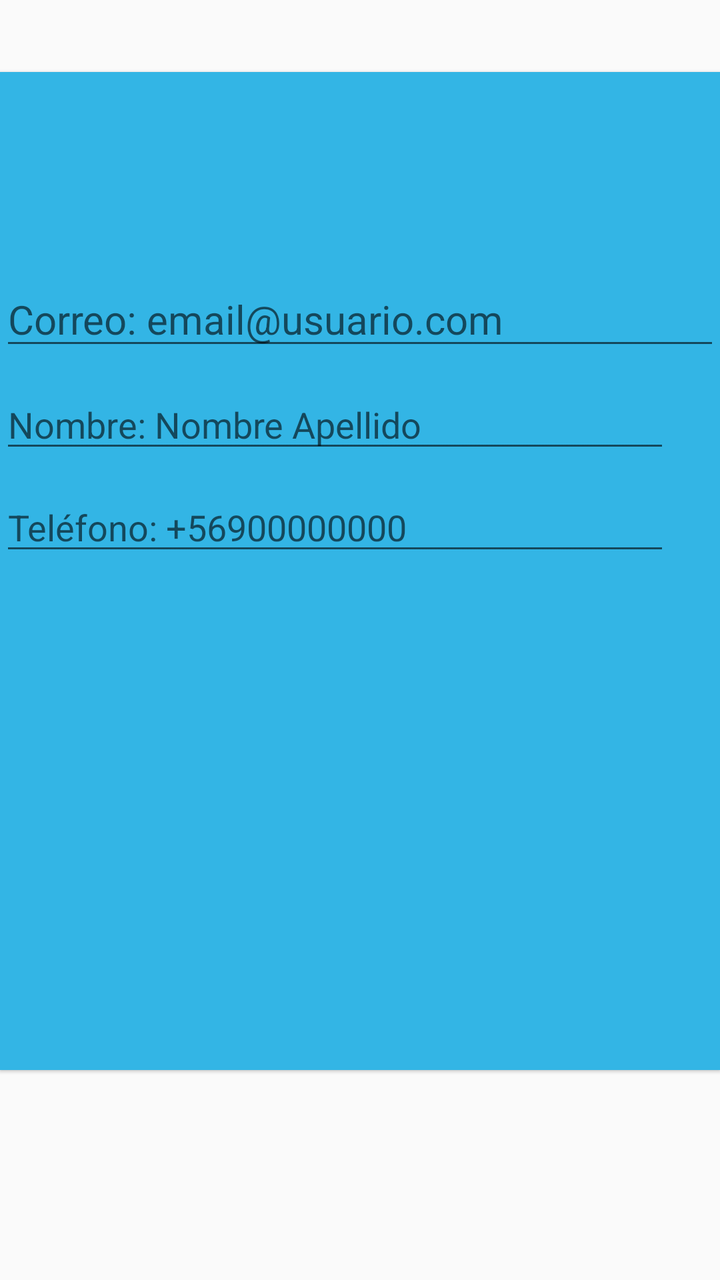
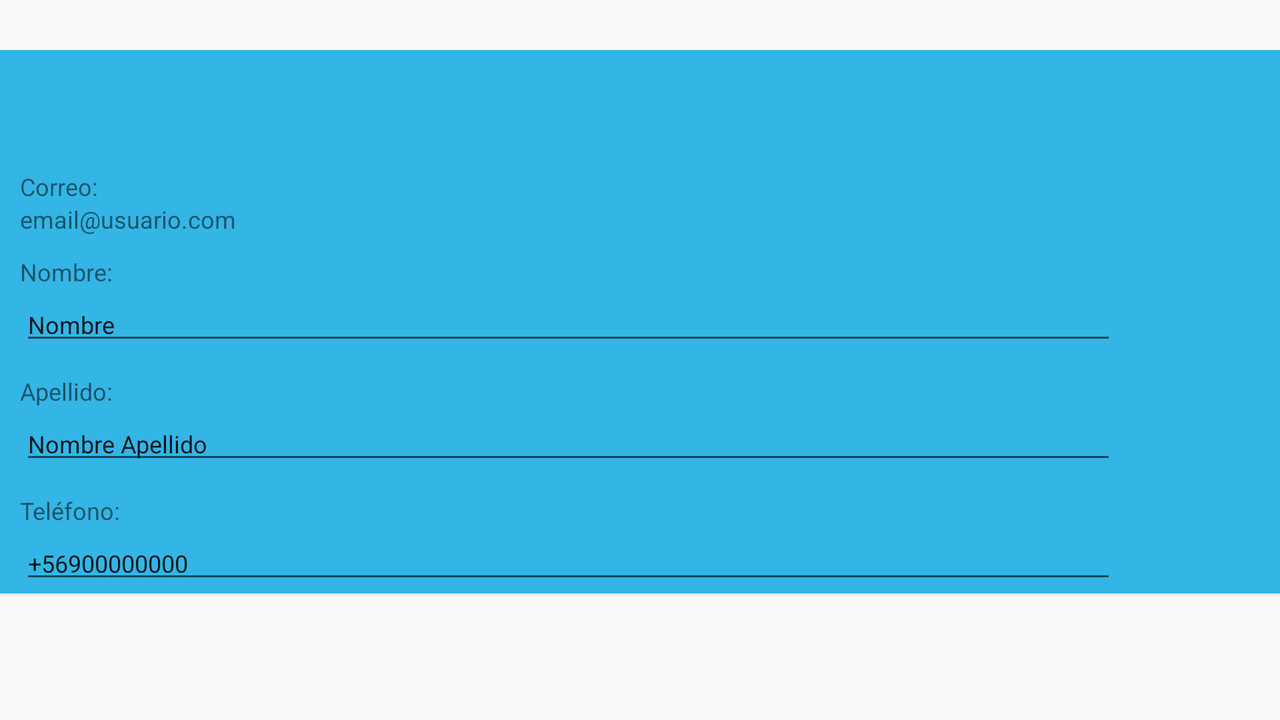

Compare how this app lays out the same screen by default and in its alternative resource folder. The renders come first, then the two layout files and the values they reference.
<!-- AndroidManifest.xml: application theme AppTheme -->
<!-- res/layout/edit_user_popup.xml -->
<?xml version="1.0" encoding="utf-8"?>
<RelativeLayout
    xmlns:android="http://schemas.android.com/apk/res/android"
    xmlns:app="http://schemas.android.com/apk/res-auto"
    xmlns:tools="http://schemas.android.com/tools"
    android:layout_width="match_parent"
    android:layout_height="match_parent">

    <LinearLayout
        android:id="@+id/linearLayout4"
        android:layout_width="411dp"
        android:layout_height="499dp"
        android:layout_alignParentBottom="true"
        android:layout_marginBottom="105dp"
        android:layout_alignParentEnd="true"
        android:layout_alignParentStart="true"
        android:background="@android:color/holo_blue_light"
        android:orientation="vertical"
        android:translationZ="1dp">

        <EditText
            android:id="@+id/editText"
            android:layout_width="match_parent"
            android:layout_height="wrap_content"
            android:layout_marginTop="100dp"
            android:hint="Correo: email@usuario.com"
            android:textSize="20dp"
            android:ems="10"
            android:inputType="textEmailAddress" />

        <LinearLayout
            android:layout_width="match_parent"
            android:layout_height="wrap_content"
            android:layout_marginTop="10dp"
            android:orientation="horizontal">

            <EditText
                android:id="@+id/editText2"
                android:layout_width="wrap_content"
                android:layout_height="wrap_content"
                android:layout_weight="5"
                android:ems="10"
                android:hint="Nombre: Nombre Apellido"
                android:inputType="textPersonName" />

            <ImageView
                android:id="@+id/imageView5"
                android:layout_width="wrap_content"
                android:layout_height="wrap_content"
                android:layout_weight="1"
                app:srcCompat="@drawable/edit_user_30dp" />
        </LinearLayout>

        <LinearLayout
            android:layout_width="match_parent"
            android:layout_height="wrap_content"
            android:layout_marginTop="10dp"
            android:orientation="horizontal">

            <EditText
                android:id="@+id/editText3"
                android:layout_width="wrap_content"
                android:layout_height="wrap_content"
                android:layout_weight="5"
                android:ems="10"
                android:hint="Teléfono: +56900000000"
                android:inputType="phone" />

            <ImageView
                android:id="@+id/imageView6"
                android:layout_width="wrap_content"
                android:layout_height="wrap_content"
                android:layout_weight="1"
                app:srcCompat="@drawable/edit_user_30dp" />
        </LinearLayout>

    </LinearLayout>

    <ImageView
        android:id="@+id/imageView"
        android:layout_width="wrap_content"
        android:layout_height="wrap_content"
        android:translationZ="30dp"

        android:layout_alignParentStart="true"
        android:layout_alignParentTop="true"
        android:layout_alignParentEnd="true"
        android:layout_marginStart="142dp"
        android:layout_marginTop="63dp"
        android:layout_marginEnd="141dp"
        tools:srcCompat="@tools:sample/avatars" />

</RelativeLayout>
<!-- resources referenced by this layout -->
<resources>
  <style name="AppTheme" parent="Theme.AppCompat.Light.NoActionBar">
          
          <item name="colorPrimary">#03A9F4</item>
          <item name="colorPrimaryDark">#03A9F4</item>
          <item name="colorAccent">#11445C</item>
      </style>
</resources>
<!-- res/layout-land/edit_user_popup.xml (the repository's variant of the layout above) -->
<!-- drawn on the phone turned sideways -->
<?xml version="1.0" encoding="utf-8"?>
<androidx.constraintlayout.widget.ConstraintLayout
    xmlns:android="http://schemas.android.com/apk/res/android"
    xmlns:app="http://schemas.android.com/apk/res-auto"
    xmlns:tools="http://schemas.android.com/tools"
    android:layout_width="match_parent"
    android:layout_height="wrap_content">

    <ImageView
        android:id="@+id/profile_photo"
        android:layout_width="50dp"
        android:layout_height="50dp"
        android:layout_gravity="center_horizontal"
        android:translationZ="30dp"
        app:layout_constraintEnd_toEndOf="parent"
        app:layout_constraintStart_toStartOf="parent"
        app:layout_constraintTop_toTopOf="parent"
        tools:srcCompat="@tools:sample/avatars" />

    <androidx.constraintlayout.widget.ConstraintLayout
        android:id="@+id/constraintLayout2"
        android:layout_width="match_parent"
        android:layout_height="350dp"
        android:layout_marginTop="40dp"
        app:layout_constraintBottom_toBottomOf="parent"
        app:layout_constraintEnd_toEndOf="parent"
        app:layout_constraintStart_toStartOf="parent"
        app:layout_constraintTop_toTopOf="parent">

        <LinearLayout
            android:id="@+id/linearLayout4"
            android:layout_width="match_parent"
            android:layout_height="wrap_content"
            android:background="@android:color/holo_blue_light"
            android:orientation="vertical"
            android:translationZ="1dp"
            app:layout_constraintBottom_toBottomOf="parent"
            app:layout_constraintEnd_toEndOf="parent"
            app:layout_constraintHorizontal_bias="0.0"
            app:layout_constraintStart_toStartOf="parent"
            app:layout_constraintTop_toTopOf="parent"
            app:layout_constraintVertical_bias="0.0">

            <TextView
                android:id="@+id/textView"
                android:layout_width="match_parent"
                android:layout_height="wrap_content"
                android:layout_marginStart="10dp"
                android:layout_marginTop="60dp"
                android:text="Correo:"
                android:textSize="12sp" />

            <TextView
                android:id="@+id/emailTextView"
                android:layout_width="match_parent"
                android:layout_height="wrap_content"
                android:layout_marginStart="10dp"
                android:focusable="false"
                android:ems="10"
                android:inputType="textEmailAddress"
                android:text="email@usuario.com"
                android:textSize="12sp"
                tools:layout_editor_absoluteX="10dp"
                tools:layout_editor_absoluteY="505dp" />

            <TextView
                android:id="@+id/textView3"
                android:layout_width="match_parent"
                android:layout_height="wrap_content"
                android:layout_marginStart="10dp"
                android:layout_marginTop="10dp"
                android:text="Nombre:"
                android:textSize="12sp" />

            <LinearLayout
                android:layout_width="match_parent"
                android:layout_height="wrap_content"
                android:layout_marginStart="10dp"
                android:orientation="horizontal">

                <EditText
                    android:id="@+id/name_text_view"
                    android:layout_width="wrap_content"
                    android:layout_height="wrap_content"
                    android:layout_weight="5"
                    android:ems="10"
                    android:text="Nombre"
                    android:textSize="12sp" />

                <ImageView
                    android:id="@+id/edit_name"
                    android:layout_width="wrap_content"
                    android:layout_height="wrap_content"
                    android:layout_weight="1"
                    app:srcCompat="@drawable/edit_user_30dp" />
            </LinearLayout>

            <TextView
                android:id="@+id/textView4"
                android:layout_width="match_parent"
                android:layout_height="wrap_content"
                android:layout_marginStart="10dp"
                android:layout_marginTop="10dp"
                android:text="Apellido:"
                android:textSize="12sp" />

            <LinearLayout
                android:layout_width="match_parent"
                android:layout_height="wrap_content"
                android:layout_marginStart="10dp"
                android:orientation="horizontal">

                <EditText
                    android:id="@+id/last_name_text_view"
                    android:layout_width="wrap_content"
                    android:layout_height="wrap_content"
                    android:layout_weight="5"
                    android:ems="10"
                    android:text="Nombre Apellido"
                    android:textSize="12sp" />

                <ImageView
                    android:id="@+id/edit_last_name"
                    android:layout_width="wrap_content"
                    android:layout_height="wrap_content"
                    android:layout_weight="1"
                    app:srcCompat="@drawable/edit_user_30dp" />
            </LinearLayout>

            <TextView
                android:id="@+id/textView7"
                android:layout_width="wrap_content"
                android:layout_height="wrap_content"
                android:layout_marginStart="10dp"
                android:layout_marginTop="10dp"
                android:text="Teléfono:"
                android:textSize="12sp" />

            <LinearLayout
                android:layout_width="match_parent"
                android:layout_height="wrap_content"
                android:layout_marginStart="10dp"
                android:orientation="horizontal"
                tools:layout_editor_absoluteX="10dp"
                tools:layout_editor_absoluteY="735dp">

                <EditText
                    android:id="@+id/phone_text_view"
                    android:layout_width="wrap_content"
                    android:layout_height="wrap_content"
                    android:layout_weight="5"
                    android:clickable="false"
                    android:ems="10"
                    android:inputType="phone"
                    android:text="+56900000000"
                    android:textSize="12sp" />

                <ImageView
                    android:id="@+id/edit_phone"
                    android:layout_width="wrap_content"
                    android:layout_height="wrap_content"
                    android:layout_weight="1"
                    app:srcCompat="@drawable/edit_user_30dp" />
            </LinearLayout>

        </LinearLayout>


    </androidx.constraintlayout.widget.ConstraintLayout>

</androidx.constraintlayout.widget.ConstraintLayout>
